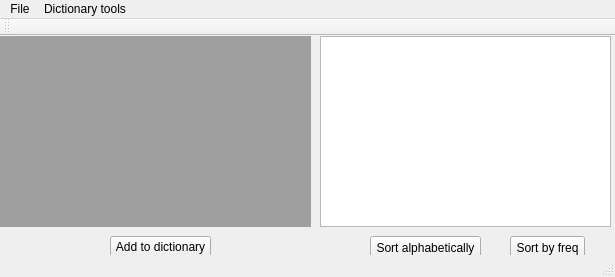
<?xml version="1.0" encoding="UTF-8"?>
<ui version="4.0">
 <class>MainWindow</class>
 <widget class="QMainWindow" name="MainWindow">
  <property name="geometry">
   <rect>
    <x>0</x>
    <y>0</y>
    <width>615</width>
    <height>277</height>
   </rect>
  </property>
  <property name="windowTitle">
   <string>MainWindow</string>
  </property>
  <widget class="QWidget" name="centralWidget">
   <widget class="QMdiArea" name="mdiArea">
    <property name="geometry">
     <rect>
      <x>0</x>
      <y>0</y>
      <width>311</width>
      <height>191</height>
     </rect>
    </property>
   </widget>
   <widget class="QPushButton" name="addToDict">
    <property name="geometry">
     <rect>
      <x>110</x>
      <y>200</y>
      <width>101</width>
      <height>21</height>
     </rect>
    </property>
    <property name="text">
     <string>Add to dictionary</string>
    </property>
   </widget>
   <widget class="QListView" name="listView">
    <property name="geometry">
     <rect>
      <x>320</x>
      <y>0</y>
      <width>291</width>
      <height>191</height>
     </rect>
    </property>
   </widget>
   <widget class="QPushButton" name="sortByAlphabet">
    <property name="geometry">
     <rect>
      <x>370</x>
      <y>200</y>
      <width>111</width>
      <height>23</height>
     </rect>
    </property>
    <property name="text">
     <string>Sort alphabetically</string>
    </property>
   </widget>
   <widget class="QPushButton" name="sortByFreq">
    <property name="geometry">
     <rect>
      <x>510</x>
      <y>200</y>
      <width>75</width>
      <height>23</height>
     </rect>
    </property>
    <property name="text">
     <string>Sort by freq</string>
    </property>
   </widget>
  </widget>
  <widget class="QMenuBar" name="menuBar">
   <property name="geometry">
    <rect>
     <x>0</x>
     <y>0</y>
     <width>615</width>
     <height>21</height>
    </rect>
   </property>
   <widget class="QMenu" name="menuFile">
    <property name="title">
     <string>File</string>
    </property>
    <addaction name="actionNew"/>
    <addaction name="actionOpen"/>
   </widget>
   <widget class="QMenu" name="menuEdit">
    <property name="title">
     <string>Dictionary tools</string>
    </property>
    <addaction name="actionOpen_dictionary"/>
    <addaction name="actionSave_as"/>
   </widget>
   <addaction name="menuFile"/>
   <addaction name="menuEdit"/>
  </widget>
  <widget class="QToolBar" name="mainToolBar">
   <attribute name="toolBarArea">
    <enum>TopToolBarArea</enum>
   </attribute>
   <attribute name="toolBarBreak">
    <bool>false</bool>
   </attribute>
  </widget>
  <widget class="QStatusBar" name="statusBar"/>
  <action name="actionOpen">
   <property name="text">
    <string>Open</string>
   </property>
   <property name="shortcut">
    <string>Ctrl+O</string>
   </property>
  </action>
  <action name="actionSave">
   <property name="text">
    <string>Save</string>
   </property>
   <property name="shortcut">
    <string>Ctrl+S</string>
   </property>
  </action>
  <action name="actionSave_as">
   <property name="text">
    <string>Save as</string>
   </property>
   <property name="shortcut">
    <string>Ctrl+Shift+S</string>
   </property>
  </action>
  <action name="actionAdd_words_from_file">
   <property name="text">
    <string>Add words from file</string>
   </property>
   <property name="shortcut">
    <string>Ctrl+D</string>
   </property>
  </action>
  <action name="actionNew">
   <property name="text">
    <string>New</string>
   </property>
  </action>
  <action name="actionOpen_dictionary">
   <property name="text">
    <string>Open dictionary</string>
   </property>
  </action>
 </widget>
 <layoutdefault spacing="6" margin="11"/>
 <resources/>
 <connections>
  <connection>
   <sender>actionOpen</sender>
   <signal>triggered()</signal>
   <receiver>MainWindow</receiver>
   <slot>actionOpen()</slot>
   <hints>
    <hint type="sourcelabel">
     <x>-1</x>
     <y>-1</y>
    </hint>
    <hint type="destinationlabel">
     <x>199</x>
     <y>149</y>
    </hint>
   </hints>
  </connection>
  <connection>
   <sender>actionSave_as</sender>
   <signal>triggered()</signal>
   <receiver>MainWindow</receiver>
   <slot>actionSave_as()</slot>
   <hints>
    <hint type="sourcelabel">
     <x>-1</x>
     <y>-1</y>
    </hint>
    <hint type="destinationlabel">
     <x>199</x>
     <y>149</y>
    </hint>
   </hints>
  </connection>
  <connection>
   <sender>actionNew</sender>
   <signal>triggered()</signal>
   <receiver>MainWindow</receiver>
   <slot>actionNewDoc()</slot>
   <hints>
    <hint type="sourcelabel">
     <x>-1</x>
     <y>-1</y>
    </hint>
    <hint type="destinationlabel">
     <x>295</x>
     <y>196</y>
    </hint>
   </hints>
  </connection>
  <connection>
   <sender>actionOpen_dictionary</sender>
   <signal>triggered()</signal>
   <receiver>MainWindow</receiver>
   <slot>actionOpenDictionary()</slot>
   <hints>
    <hint type="sourcelabel">
     <x>-1</x>
     <y>-1</y>
    </hint>
    <hint type="destinationlabel">
     <x>307</x>
     <y>138</y>
    </hint>
   </hints>
  </connection>
 </connections>
 <slots>
  <slot>actionOpen()</slot>
  <slot>actionSave()</slot>
  <slot>actionSave_as()</slot>
  <slot>actionNewDoc()</slot>
  <slot>actionAddToDictionary()</slot>
  <slot>actionOpenDictionary()</slot>
  <slot>actionSortByAlphabet()</slot>
  <slot>actionSortByFreq()</slot>
 </slots>
</ui>
